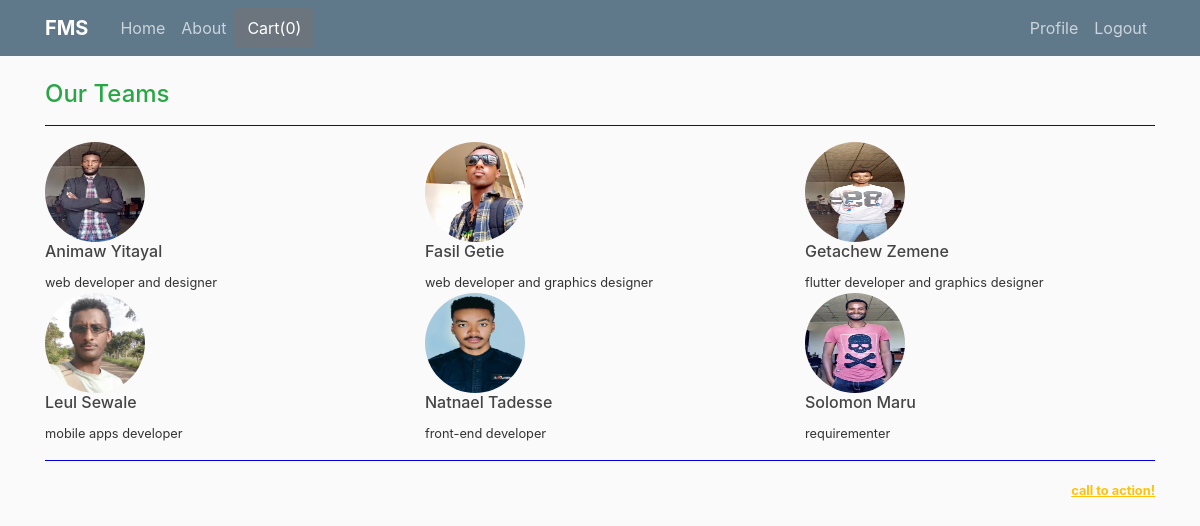
The app's page /team-member (signed in) with its own data.
### service/models.py (models this page shows, shortened)
class TeamMember(models.Model):
    name = models.CharField(max_length=50)
    image = models.ImageField(default='google.jpg', upload_to = 'profile_pictures')
    role = models.CharField(max_length = 50)

### service/views.py (the view)
# urls.py: path('team-member', views.team, name = 'team_member'),
def team(request):
    team_members = TeamMember.objects.all()
    return render(request, 'service/team-members.html', {'team_members':team_members})

### service/templates/service/team-members.html
{% extends 'service/base.html' %}
{% block content %}
<div class="container">
    <div class="row">
        <div class="col-md-12">
            <div class="h4 text-success">Our Teams</div>
            <hr style="background-color: blue;">
         </div>
    </div>
         <div class="row">
                 {% for member in team_members %}
                 <div class="col-md-4">
                 <img src="{{member.image.url}}" alt="image not found" style="height: 100px; width: 100px; border-radius: 50%; align-content: center;">
                 <br>
                 <h6>{{member.name}}</h6>
                 <small>{{member.role}}</small>
                 <br>
                </div>
                 {% endfor %}
         </div>
         <div class="row">
            <div class="col-md-12">
                <hr style="background-color: blue;">
                <div class="text-warning" style="text-align: right; text-decoration: underline;"><small><b>call to action!</b></small></div>
             </div>
    </div>
{% endblock content %}

### service/static/service/main.css (style rules this page uses)
body { background: #fafafa; color: #333333; margin-top: 5rem; }
h1, h2, h3, h4, h5, h6 { color: #444444; }

### records on screen
TeamMember: image (picture), name "Animaw Yitayal", role "web developer and designer"
TeamMember: image (picture), name "Fasil Getie", role "web developer and graphics designer"
TeamMember: image (picture), name "Getachew Zemene", role "flutter developer and graphics designer"
TeamMember: image (picture), name "Leul Sewale", role "mobile apps developer"
TeamMember: image (picture), name "Natnael Tadesse", role "front-end developer"
TeamMember: image (picture), name "Solomon Maru", role "requirementer"
